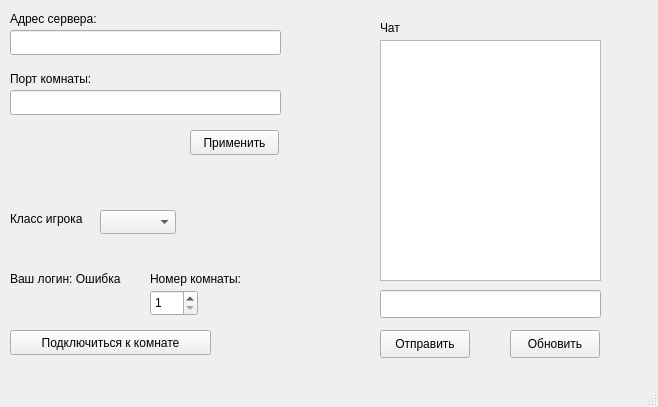
<?xml version="1.0" encoding="UTF-8"?>
<ui version="4.0">
 <class>MainWindow</class>
 <widget class="QMainWindow" name="MainWindow">
  <property name="geometry">
   <rect>
    <x>0</x>
    <y>0</y>
    <width>658</width>
    <height>407</height>
   </rect>
  </property>
  <property name="windowTitle">
   <string>MainWindow</string>
  </property>
  <widget class="QWidget" name="centralwidget">
   <widget class="QPushButton" name="pushButton">
    <property name="geometry">
     <rect>
      <x>10</x>
      <y>330</y>
      <width>201</width>
      <height>25</height>
     </rect>
    </property>
    <property name="text">
     <string>Подключиться к комнате</string>
    </property>
   </widget>
   <widget class="QLabel" name="label">
    <property name="geometry">
     <rect>
      <x>10</x>
      <y>270</y>
      <width>141</width>
      <height>17</height>
     </rect>
    </property>
    <property name="text">
     <string>Ваш логин: Ошибка</string>
    </property>
   </widget>
   <widget class="QPushButton" name="pushButton_2">
    <property name="geometry">
     <rect>
      <x>190</x>
      <y>130</y>
      <width>89</width>
      <height>25</height>
     </rect>
    </property>
    <property name="text">
     <string>Применить</string>
    </property>
   </widget>
   <widget class="QLabel" name="label_3">
    <property name="geometry">
     <rect>
      <x>10</x>
      <y>10</y>
      <width>111</width>
      <height>17</height>
     </rect>
    </property>
    <property name="text">
     <string>Адрес сервера:</string>
    </property>
   </widget>
   <widget class="QLineEdit" name="lineEdit">
    <property name="geometry">
     <rect>
      <x>10</x>
      <y>30</y>
      <width>271</width>
      <height>25</height>
     </rect>
    </property>
    <property name="text">
     <string/>
    </property>
   </widget>
   <widget class="QLabel" name="label_6">
    <property name="geometry">
     <rect>
      <x>10</x>
      <y>70</y>
      <width>111</width>
      <height>17</height>
     </rect>
    </property>
    <property name="text">
     <string>Порт комнаты:</string>
    </property>
   </widget>
   <widget class="QLineEdit" name="lineEdit_4">
    <property name="geometry">
     <rect>
      <x>10</x>
      <y>90</y>
      <width>271</width>
      <height>25</height>
     </rect>
    </property>
    <property name="text">
     <string/>
    </property>
   </widget>
   <widget class="QLabel" name="label_7">
    <property name="geometry">
     <rect>
      <x>150</x>
      <y>270</y>
      <width>121</width>
      <height>17</height>
     </rect>
    </property>
    <property name="text">
     <string>Номер комнаты:</string>
    </property>
   </widget>
   <widget class="QSpinBox" name="spinBox">
    <property name="geometry">
     <rect>
      <x>150</x>
      <y>290</y>
      <width>48</width>
      <height>26</height>
     </rect>
    </property>
    <property name="minimum">
     <number>1</number>
    </property>
    <property name="maximum">
     <number>3</number>
    </property>
    <property name="value">
     <number>1</number>
    </property>
   </widget>
   <widget class="QLineEdit" name="lineEdit_5">
    <property name="geometry">
     <rect>
      <x>380</x>
      <y>290</y>
      <width>221</width>
      <height>28</height>
     </rect>
    </property>
   </widget>
   <widget class="QPushButton" name="pushButton_3">
    <property name="geometry">
     <rect>
      <x>380</x>
      <y>330</y>
      <width>90</width>
      <height>28</height>
     </rect>
    </property>
    <property name="text">
     <string>Отправить</string>
    </property>
   </widget>
   <widget class="QPushButton" name="pushButton_4">
    <property name="geometry">
     <rect>
      <x>510</x>
      <y>330</y>
      <width>90</width>
      <height>28</height>
     </rect>
    </property>
    <property name="text">
     <string>Обновить</string>
    </property>
   </widget>
   <widget class="QTextEdit" name="textEdit">
    <property name="enabled">
     <bool>true</bool>
    </property>
    <property name="geometry">
     <rect>
      <x>380</x>
      <y>40</y>
      <width>221</width>
      <height>241</height>
     </rect>
    </property>
    <property name="mouseTracking">
     <bool>false</bool>
    </property>
    <property name="contextMenuPolicy">
     <enum>Qt::ActionsContextMenu</enum>
    </property>
    <property name="textInteractionFlags">
     <set>Qt::LinksAccessibleByKeyboard|Qt::LinksAccessibleByMouse|Qt::TextBrowserInteraction|Qt::TextEditable|Qt::TextEditorInteraction|Qt::TextSelectableByKeyboard|Qt::TextSelectableByMouse</set>
    </property>
   </widget>
   <widget class="QLabel" name="label_2">
    <property name="geometry">
     <rect>
      <x>380</x>
      <y>20</y>
      <width>58</width>
      <height>16</height>
     </rect>
    </property>
    <property name="text">
     <string>Чат</string>
    </property>
   </widget>
   <widget class="QLabel" name="label_8">
    <property name="geometry">
     <rect>
      <x>10</x>
      <y>210</y>
      <width>111</width>
      <height>17</height>
     </rect>
    </property>
    <property name="text">
     <string>Класс игрока</string>
    </property>
   </widget>
   <widget class="QComboBox" name="comboBox">
    <property name="geometry">
     <rect>
      <x>100</x>
      <y>210</y>
      <width>76</width>
      <height>24</height>
     </rect>
    </property>
    <property name="editable">
     <bool>false</bool>
    </property>
   </widget>
  </widget>
  <widget class="QMenuBar" name="menubar">
   <property name="geometry">
    <rect>
     <x>0</x>
     <y>0</y>
     <width>658</width>
     <height>22</height>
    </rect>
   </property>
  </widget>
  <widget class="QStatusBar" name="statusbar"/>
 </widget>
 <resources/>
 <connections/>
</ui>
